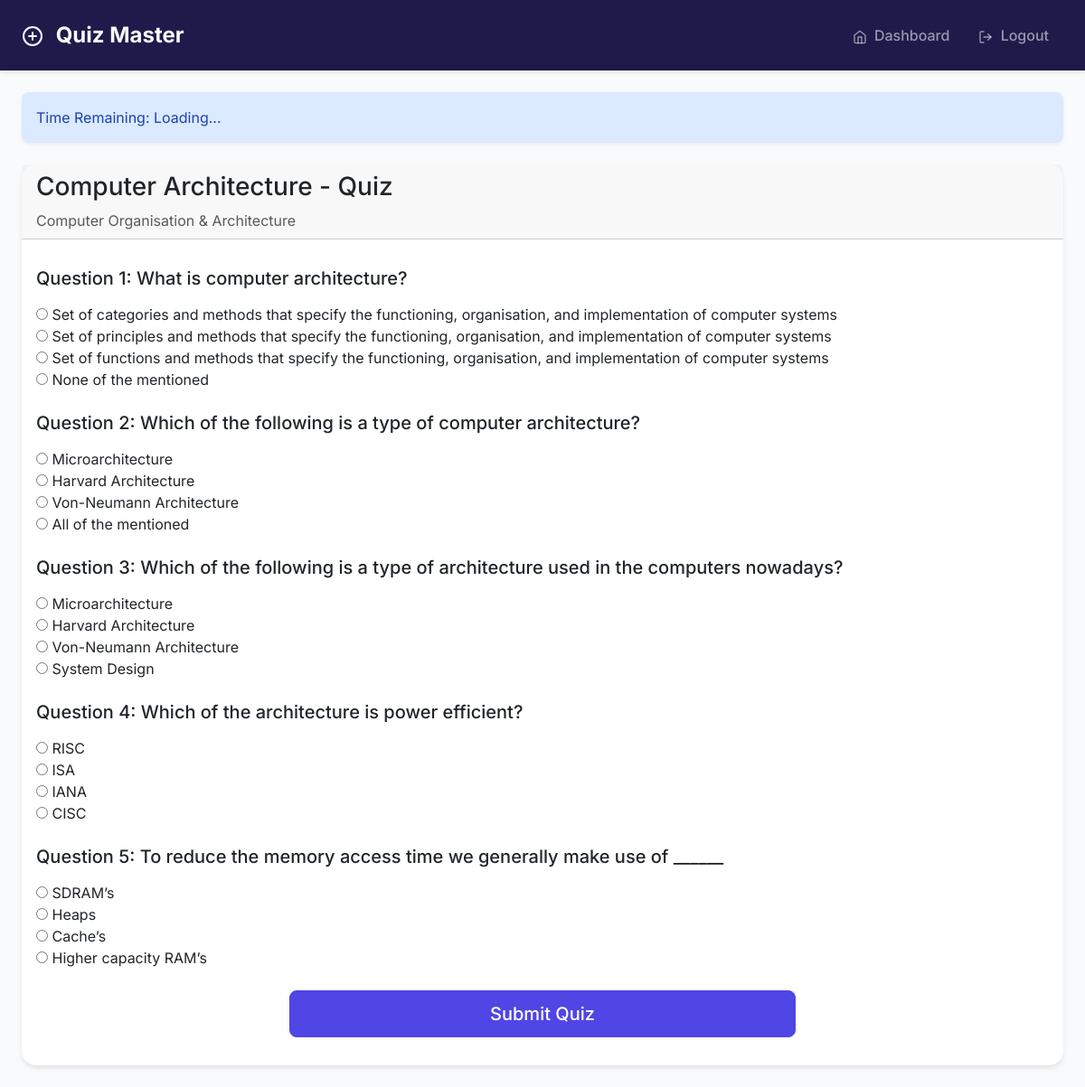
The page /quiz/3 (signed in) on the database its author committed.
### models/models.py (models this page shows)
class Chapter(db.Model):
    id = db.Column(db.Integer, primary_key=True)
    name = db.Column(db.String(100), nullable=False)
    description = db.Column(db.Text)
    subject_id = db.Column(db.Integer, db.ForeignKey('subject.id'), nullable=False)
    quizzes = db.relationship('Quiz', backref='chapter', cascade='all, delete-orphan', lazy=True)

class Quiz(db.Model):
    id = db.Column(db.Integer, primary_key=True)
    chapter_id = db.Column(db.Integer, db.ForeignKey('chapter.id'), nullable=False)
    date_of_quiz = db.Column(db.Date, nullable=False)
    time_duration = db.Column(db.Interval, nullable=False)
    remarks = db.Column(db.Text)
    questions = db.relationship('Question', backref='quiz', cascade='all, delete-orphan', lazy=True)
    scores = db.relationship('Score', backref='quiz', cascade='all, delete-orphan', lazy=True)

class Question(db.Model):
    id = db.Column(db.Integer, primary_key=True)
    quiz_id = db.Column(db.Integer, db.ForeignKey('quiz.id'), nullable=False)
    question_statement = db.Column(db.Text, nullable=False)
    option1 = db.Column(db.String(200), nullable=False)
    option2 = db.Column(db.String(200), nullable=False)
    option3 = db.Column(db.String(200), nullable=False)
    option4 = db.Column(db.String(200), nullable=False)
    correct_option = db.Column(db.Integer, nullable=False)

### controllers/user.py (the view)
@user.route('/quiz/<int:quiz_id>')
@login_required
def start_quiz(quiz_id):
    if current_user.is_admin:
        flash('Administrators cannot take quizzes.', 'warning')
        return redirect(url_for('admin.dashboard'))
    quiz = Quiz.query.get_or_404(quiz_id)
    if quiz.date_of_quiz > datetime.utcnow().date():
        flash('This quiz is not yet available.', 'warning')
        return redirect(url_for('user.dashboard'))
    existing_attempt = Score.query.filter_by(
        user_id=current_user.id,
        quiz_id=quiz_id
    ).first()
    if existing_attempt:
        flash('You have already attempted this quiz.', 'warning')
        return redirect(url_for('user.dashboard'))
    questions = Question.query.filter_by(quiz_id=quiz_id).all()
    if not questions:
        flash('No questions available for this quiz.', 'warning')
        return redirect(url_for('user.dashboard'))
    return render_template('user/quiz.html',
                         quiz=quiz,
                         questions=questions,
                         duration_seconds=int(quiz.time_duration.total_seconds()))

### app.py (called while the page is built)
@login_manager.user_loader
def load_user(user_id):
    return User.query.get(int(user_id))

### templates/user/quiz.html (shortened to what this page needs)
{% extends "base.html" %}
{% block content %}
<div class="quiz-timer alert alert-info">
    Time Remaining: <span id="timer">Loading...</span>
</div>
<div class="card mb-4">
    <div class="card-header">
        <h3>{{ quiz.chapter.name }} - Quiz</h3>
        <p class="text-muted mb-0">{{ quiz.remarks }}</p>
    </div>
    <div class="card-body">
        <form id="quizForm" method="POST" action="{{ url_for('user.submit_quiz', quiz_id=quiz.id) }}">
            {% for question in questions %}
                <div class="question-card" id="question-{{ question.id }}">
                    <h5 class="mb-3">Question {{ loop.index }}: {{ question.question_statement }}</h5>
                    <div class="options">
                        {% for i in range(1, 5) %}
                            {% set option = question['option' ~ i] %}
                            <div class="option">
                                <input type="radio"
                                       name="question_{{ question.id }}"
                                       id="q{{ question.id }}_option{{ i }}"
                                       value="{{ i }}"
                                       class="option-input">
                                <label for="q{{ question.id }}_option{{ i }}" class="option-label">
                                    {{ option }}
                                </label>
                            </div>
                        {% endfor %}
                    </div>
                </div>
                <br>
            {% endfor %}
            <div class="d-grid gap-2 col-md-6 mx-auto">
                <button type="submit" class="btn btn-primary btn-lg">Submit Quiz</button>
            </div>
        </form>
    </div>
</div>
{% endblock %}

### templates/base.html (style rules this page uses)
:root { --primary-color: #4f46e5; --secondary-color: #6366f1; --dark-color: #1e1b4b; --light-color: #f8fafc; }
body { font-family: 'Inter', sans-serif; background-color: #f8fafc; color: #1e293b; }
.alert { border-radius: 0.5rem; border: none; padding: 1rem; margin-bottom: 1.5rem; box-shadow: 0 2px 4px rgba(0,0,0,0.05); }
.alert-info { background-color: #dbeafe; color: #1e40af; }
.btn { padding: 0.625rem 1.25rem; font-weight: 500; border-radius: 0.5rem; transition: all 0.3s ease; margin-bottom: 15px; }
.btn-primary { background-color: var(--primary-color); border-color: var(--primary-color); }
.card { border: none; border-radius: 1rem; gap: 15px; margin-bottom: 15px; box-shadow: 0 4px 6px -1px rgba(0,0,0,0.1); transition: transform 0.3s ease; }

### rows shown on the page
Chapter: chapter.name "Computer Architecture"
Quiz: remarks "Computer Organisation & Architecture"
Question: question_statement "What is computer architecture?", option1 "Set of categories and methods that specify the functioning, organisation, and implementation of computer systems" "Set of principles and methods that specify the functioning, organisation, and implementation of computer systems" "Set of functions and methods that specify the functioning, organisation, and implementation of computer systems" "None of the mentioned"
Question: question_statement "Which of the following is a type of computer architecture?", option1 "Microarchitecture" "Harvard Architecture" "Von-Neumann Architecture" "All of the mentioned"
Question: question_statement "Which of the following is a type of architecture used in the computers nowadays?", option1 "Microarchitecture" "Harvard Architecture" "Von-Neumann Architecture" "System Design"
Question: question_statement "Which of the architecture is power efficient?", option1 "RISC" "ISA" "IANA" "CISC"
Question: question_statement "To reduce the memory access time we generally make use of ______", option1 "SDRAM’s" "Heaps" "Cache’s" "Higher capacity RAM’s"
